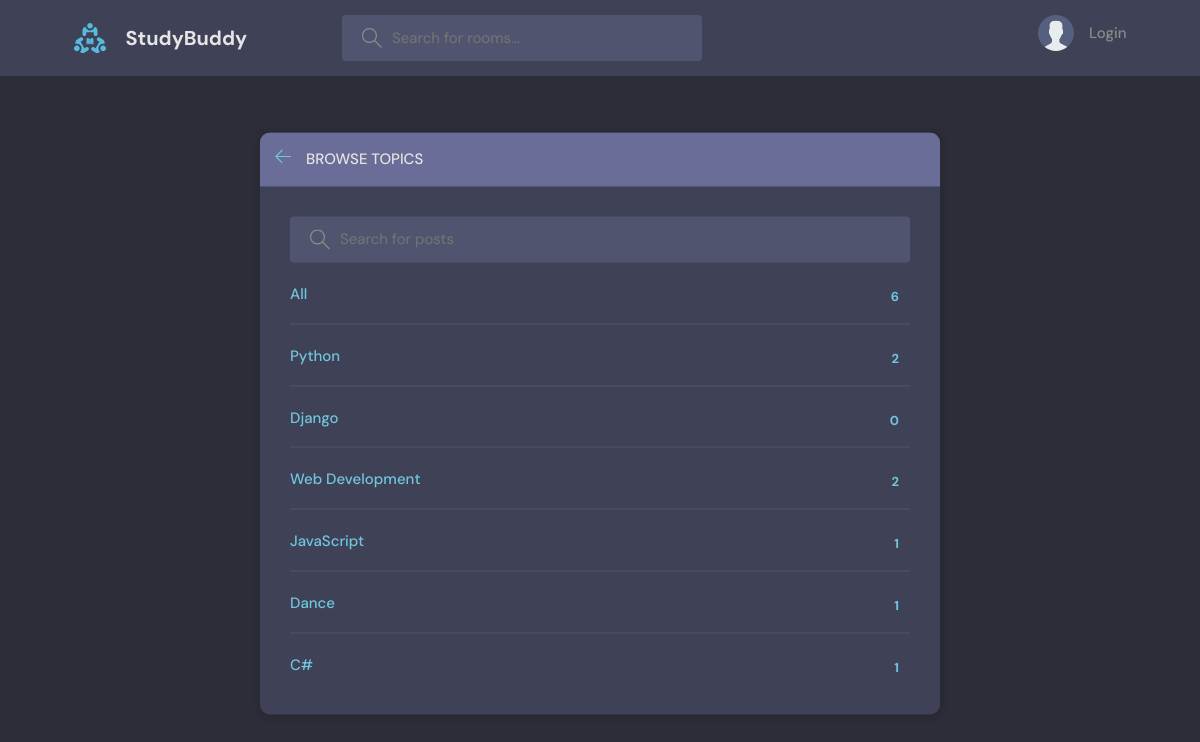
The page /topics/ on the database as committed earlier.
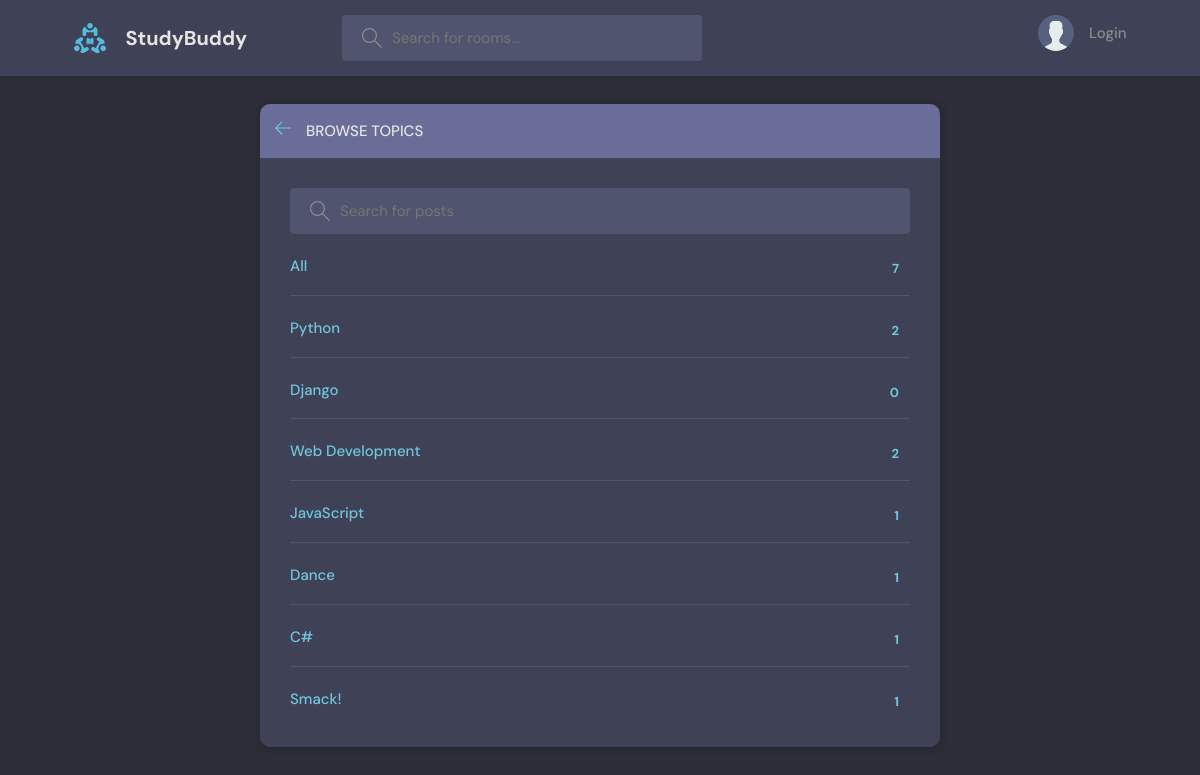
The same page on the database as committed later.
### base/models.py (models this page shows, shortened)
class Topic(models.Model):
    name = models.CharField(max_length=200)

### base/views.py (the view)
# urls.py: path('topics/', views.topicsPage, name="topics"),
def topicsPage(request):
    q = request.GET.get('q') if request.GET.get('q') != None else ''
    topics = Topic.objects.filter(name__icontains=q)
    context = {'topics': topics}
    return render(request, 'base/topics.html', context)

### base/templates/base/topics.html (shortened to what this page needs)
{% extends 'main.html' %}
{% block content %}
    <main class="create-room layout">
      <div class="container">
        <div class="layout__box">
          <div class="layout__boxHeader">
            <div class="layout__boxTitle">
              <a href="{{request.META.HTTP_REFERER}}">
                <svg version="1.1" xmlns="http://www.w3.org/2000/svg" width="32" height="32" viewBox="0 0 32 32">
                  <title>arrow-left</title>
                  <path
                    d="M13.723 2.286l-13.723 13.714 13.719 13.714 1.616-1.611-10.96-10.96h27.625v-2.286h-27.625l10.965-10.965-1.616-1.607z"
                  ></path>
                </svg>
              </a>
              <h3>Browse Topics</h3>
            </div>
          </div>
          <div class="topics-page layout__body">
            <form class="header__search">
              <label method="GET" action="">
                <input name="q" placeholder="Search for posts" />
              </label>
            </form>
            <ul class="topics__list">
              <li>
                <a href="{% url 'topics' %}" class="active">All <span>{{topics.count}}</span></a>
              </li>
              {% for topic in topics %}
              <li>
                <a href="{% url 'home' %}?q={{topic.name}}" class="active">{{topic.name}} <span>{{topic.room_set.all.count}}</span></a>
              </li>
              {% endfor %}
            </ul>
          </div>
        </div>
      </div>
    </main>
{% endblock %}

Rows that differ between the two databases and show on the page:
added Topic: name "Smack!", room_set.all.count "1"
Other text that changed with them:
{{ topics.count }}: "6" → "7"
